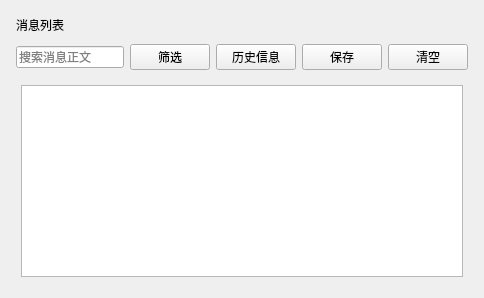
<?xml version="1.0" encoding="UTF-8"?>
<ui version="4.0">
 <class>MessagePanel</class>
 <widget class="QWidget" name="MessagePanel">
  <layout class="QVBoxLayout" name="panelLayout">
   <property name="spacing"><number>10</number></property>
   <property name="leftMargin"><number>16</number></property>
   <property name="topMargin"><number>16</number></property>
   <property name="rightMargin"><number>16</number></property>
   <property name="bottomMargin"><number>16</number></property>
   <item>
    <widget class="QLabel" name="panelHeading">
     <property name="sectionHeading" stdset="0"><bool>true</bool></property>
     <property name="text"><string>消息列表</string></property>
    </widget>
   </item>
   <item>
    <layout class="QHBoxLayout" name="toolbarLayout">
     <property name="spacing"><number>6</number></property>
     <item>
      <widget class="QLineEdit" name="msgText">
       <property name="placeholderText"><string>搜索消息正文</string></property>
      </widget>
     </item>
     <item>
      <widget class="QPushButton" name="btnSend">
       <property name="text"><string>筛选</string></property>
      </widget>
     </item>
     <item>
      <widget class="QPushButton" name="btnHistory">
       <property name="text"><string>历史信息</string></property>
      </widget>
     </item>
     <item>
      <widget class="QPushButton" name="btnPrint">
       <property name="text"><string>保存</string></property>
      </widget>
     </item>
     <item>
      <widget class="QPushButton" name="btnClear">
       <property name="text"><string>清空</string></property>
       <property name="toolTip"><string>清空当前列表</string></property>
      </widget>
     </item>
    </layout>
   </item>
   <item>
    <widget class="QFrame" name="messageListFrame">
     <layout class="QVBoxLayout" name="messageListLayout">
      <property name="leftMargin"><number>5</number></property>
      <property name="topMargin"><number>5</number></property>
      <property name="rightMargin"><number>5</number></property>
      <property name="bottomMargin"><number>5</number></property>
      <item>
       <widget class="MessageList" name="messageList"/>
      </item>
     </layout>
    </widget>
   </item>
  </layout>
 </widget>
 <customwidgets>
  <customwidget>
   <class>MessageList</class>
   <extends>QListView</extends>
   <header>messagelist.h</header>
  </customwidget>
 </customwidgets>
 <resources/>
 <connections/>
</ui>
